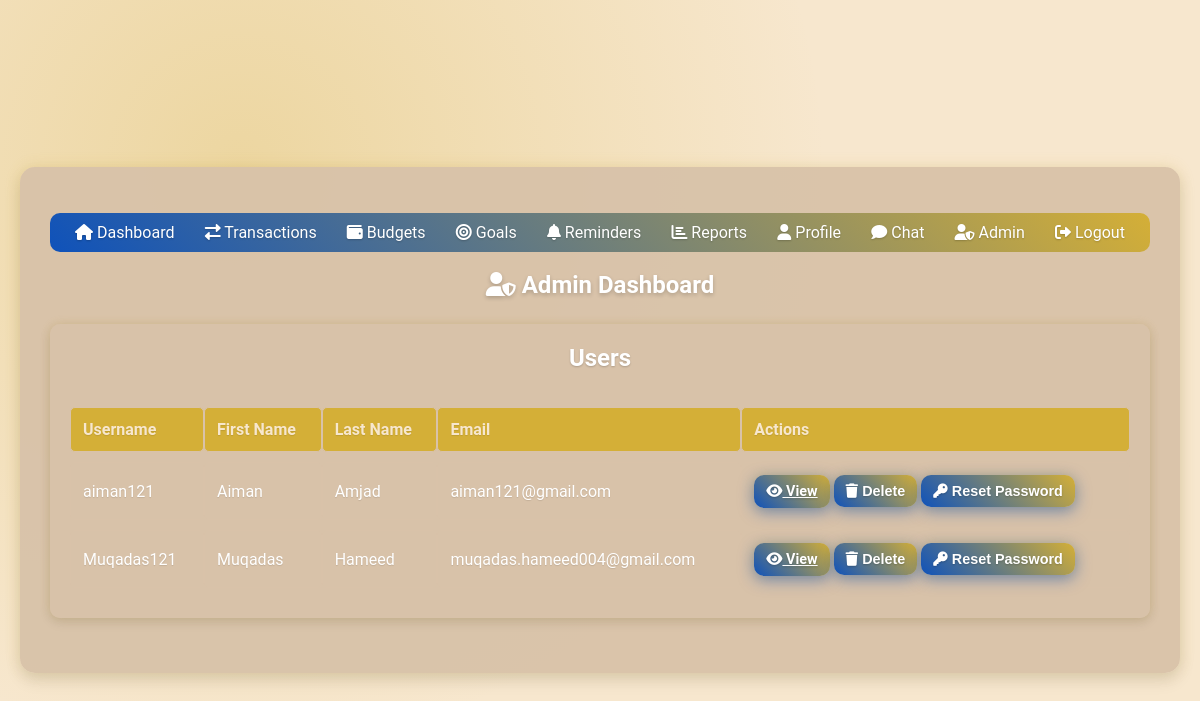
The page /admin (signed in) on the database its author committed.
### tables this page shows
CREATE TABLE users (
        id INTEGER PRIMARY KEY AUTOINCREMENT,
        username TEXT UNIQUE NOT NULL,
        first_name TEXT,
        last_name TEXT,
        email TEXT UNIQUE NOT NULL,
        password TEXT NOT NULL
    , is_admin INTEGER DEFAULT 0, age INTEGER, occupation TEXT, income REAL, location TEXT, financial_goals_summary TEXT, profile_picture TEXT);

### app.py (the view)
    @login_required
    def decorated_function(*args, **kwargs):
        if not current_user.is_admin:
            flash('You do not have permission to access this page.')
            return redirect(url_for('dashboard'))
        return f(*args, **kwargs)

### app.py (called while the page is built)
@login_manager.user_loader
def load_user(user_id):
    conn = sqlite3.connect('smartfinance.db')
    c = conn.cursor()
    c.execute('SELECT id, username, is_admin, age, occupation, income, location, financial_goals_summary, profile_picture FROM users WHERE id = ?', (user_id,))
    user_data = c.fetchone()
    conn.close()
    if user_data:
        return User(id=user_data[0], username=user_data[1], is_admin=user_data[2], age=user_data[3], occupation=user_data[4],
                   income=user_data[5], location=user_data[6], financial_goals_summary=user_data[7], profile_picture=user_data[8])
    return None

def admin_required(f):
    @login_required
    def decorated_function(*args, **kwargs):
        if not current_user.is_admin:
            flash('You do not have permission to access this page.')
            return redirect(url_for('dashboard'))
        return f(*args, **kwargs)
    decorated_function.__name__ = f.__name__
    return decorated_function

@app.route('/admin')
@admin_required
def admin_dashboard():
    conn = sqlite3.connect('smartfinance.db')
    c = conn.cursor()
    c.execute('SELECT id, username, first_name, last_name, email FROM users WHERE is_admin = 0')
    users = c.fetchall()
    conn.close()
    return render_template('admin_dashboard.html', users=users)

### Templates/admin_dashboard.html (shortened to what this page needs)
{% extends "base.html" %}
{% block content %}
    <h2><i class="fas fa-user-shield"></i> Admin Dashboard</h2>
    <div class="card">
        <h3>Users</h3>
        <table>
            <tr><th>Username</th><th>First Name</th><th>Last Name</th><th>Email</th><th>Actions</th></tr>
            {% for user in users %}
                <tr>
                    <td>{{ user[1] }}</td>
                    <td>{{ user[2] }}</td>
                    <td>{{ user[3] }}</td>
                    <td>{{ user[4] }}</td>
                    <td>
                        <a href="{{ url_for('admin_user_details', user_id=user[0]) }}" class="glow-button small"><i class="fas fa-eye"></i> View</a>
                        <form action="{{ url_for('delete_user', user_id=user[0]) }}" method="POST" style="display:inline;">
                            <button type="submit" class="glow-button small" onclick="return confirm('Are you sure you want to delete this user?');"><i class="fas fa-trash"></i> Delete</button>
                        </form>
                        <form action="{{ url_for('reset_password', user_id=user[0]) }}" method="POST" style="display:inline;">
                            <button type="submit" class="glow-button small"><i class="fas fa-key"></i> Reset Password</button>
                        </form>
                    </td>
                </tr>
            {% endfor %}
        </table>
    </div>
{% endblock %}

### static/style.css (style rules this page uses)
body { font-family: 'Roboto', sans-serif; margin: 0; padding: 20px; background: #f7e7ce; color: #ffffff; min-height: 100vh; display: flex; justify-content: center; align-items: center; background-image: radial-gradient(circle at 20% 20%, rgba(212, 175, 55, 0.3) 0%, transparent 50%); }
h1, h2, h3 { color: #ffffff; text-align: center; margin-bottom: 25px; text-shadow: 0 2px 4px rgba(0, 0, 0, 0.2); }
button, .glow-button { background: linear-gradient(45deg, #0f52ba, #d4af37); color: #ffffff; font-weight: bold; padding: 15px; border: none; border-radius: 10px; cursor: pointer; transition: all 0.5s ease; box-shadow: 0 4px 15px rgba(15, 82, 186, 0.5), 0 0 10px rgba(212, 175, 55, 0.3); position: relative; overflow: hidden; text-shadow: 0 1px 2px rgba(0, 0, 0, 0.2); }
.glow-button.small { padding: 8px 12px; font-size: 0.9em; }
.glow-button::after { content: ''; position: absolute; top: 50%; left: 50%; width: 0; height: 0; background: rgba(255, 255, 255, 0.2); border-radius: 50%; transform: translate(-50%, -50%); transition: width 0.6s ease, height 0.6s ease; }
.card { background: rgba(217, 194, 169, 0.95); padding: 20px; margin-bottom: 25px; border-radius: 10px; box-shadow: 0 4px 12px rgba(0, 0, 0, 0.1), 0 0 10px rgba(212, 175, 55, 0.2); animation: fadeInUp 1s ease-out; }
.card h3 { margin-top: 0; font-size: 1.5em; color: #ffffff; text-shadow: 0 1px 2px rgba(0, 0, 0, 0.2); }
table { width: 100%; border-collapse: separate; border-spacing: 0 10px; margin-top: 15px; }
th, td { padding: 12px; text-align: left; background: rgba(217, 194, 169, 0.95); border-radius: 5px; border: 1px solid #d9c2a9; color: #ffffff; text-shadow: 0 1px 1px rgba(0, 0, 0, 0.1); }
th { background: #d4af37; color: #f7e7ce; font-weight: 700; }

### rows shown on the page
users: username "aiman121", first_name "Aiman", last_name "Amjad", email "aiman121@gmail.com"
users: username "Muqadas121", first_name "Muqadas", last_name "Hameed", email "muqadas.hameed004@gmail.com"
